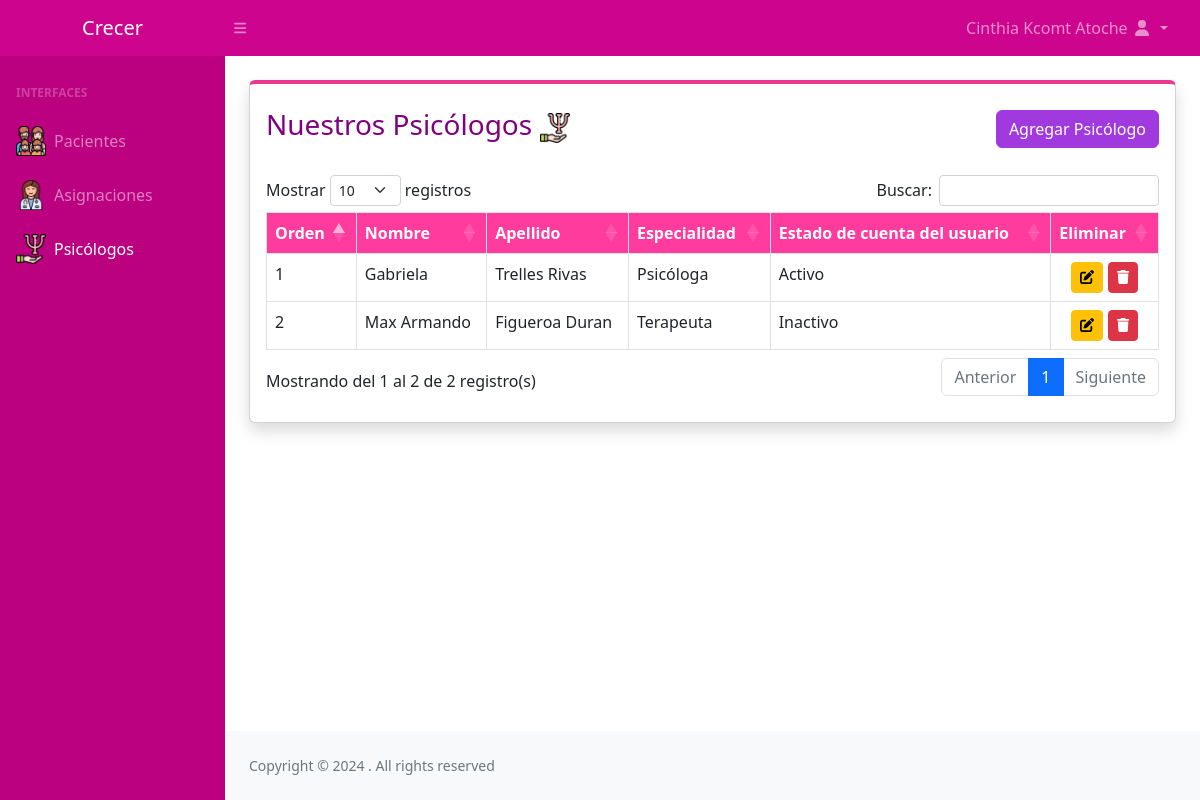
The page /Psicologos.php (signed in) on the database its author committed.
### tables this page shows
CREATE TABLE `usuario` (
  `Id` int(11) NOT NULL,
  `Usuario` varchar(30) NOT NULL,
  `Nombre` varchar(100) NOT NULL,
  `Password` varchar(120) NOT NULL,
  `Activacion` int(11) NOT NULL DEFAULT 1,
  `Id_Psicologo` int(11) DEFAULT NULL
);

CREATE TABLE `psicologos` (
  `Id` int(11) NOT NULL,
  `Nombre` varchar(50) NOT NULL,
  `Apellido` varchar(50) NOT NULL,
  `Sexo` varchar(30) NOT NULL,
  `Edad` int(11) NOT NULL,
  `Especialidad` varchar(200) NOT NULL,
  `Email` varchar(100) NOT NULL,
  `Telefono` int(11) NOT NULL,
  `Dni` int(11) NOT NULL,
  `Activo` int(11) NOT NULL DEFAULT 1,
  `Fecha_Registro` datetime NOT NULL
);

### Psicologos.php (the view, shortened to what this page needs)
<?php
$db = new Database();
$con = $db->conectar();
$sql = $con->prepare("SELECT psicologos.Id, psicologos.Nombre, psicologos.Apellido, psicologos.Especialidad, usuario.Activacion FROM psicologos INNER JOIN usuario ON psicologos.Id = usuario.Id_Psicologo");
$sql->execute();
$resultado = $sql->fetchAll(PDO::FETCH_ASSOC);
?>
<?php
include 'Header.php';
?>
<main>
    <div class="container-fluid px-4">
        <div class="card border-top-rose shadow h-100 py-2 mb-4 mt-4">
            <div class="card-body">
                <div class="d-flex justify-content-between align-items-center ">
                    <h3 class="text-purple">Nuestros Psicólogos <img src="Img/icons/Configuraciones1.png"
                            class="small-icon"></h3>
                    <a href="Registro_Psicologo.php" class="btn btn-purpura text-white">Agregar Psicólogo</a>
                </div>
                <br>
                <table id="employeeTable" class="table table-bordered">
                    <thead class="table-rose text-white">
                        <tr>
                            <th>Orden</th>
                            <th>Nombre</th>
                            <th>Apellido</th>
                            <th>Especialidad</th>
                            <th>Estado de cuenta del usuario</th>
                            <th>Eliminar</th>
                        </tr>
                    </thead>
                    <tbody>
                        <?php foreach ($resultado as $row) { ?>
                            <tr>
                                <td><?php echo $row['Id'] ?></td>
                                <td><?php echo $row['Nombre'] ?></td>
                                <td><?php echo $row['Apellido'] ?></td>
                                <td><?php echo $row['Especialidad'] ?></td>
                                <td><?php
                                if ($row['Activacion'] == 1) {
                                    echo "Activo";
                                }else {
                                    echo "Inactivo";
                                }
                                    ?></td>
                                <td class="text-center">
                                    <a href="Editar_Psicologo.php?id=<?php echo $row['Id'] ?>&token=<?php echo hash_hmac('sha1', $row['Id'], KEY_TOKEN) ?>"
                                        class="btn btn-warning btn-sm">
                                        <i class="fas fa-edit"></i>
                                    </a>
                                    <a href="#" class="btn btn-danger btn-sm" data-bs-toggle="modal"
                                        data-bs-target="#confirmDeletePsicologo" data-id="<?php echo $row['Id']; ?>">
                                        <i class="fas fa-trash"></i>
                                    </a>
                                </td>
                            </tr>
                        <?php } ?>
                    </tbody>
                </table>
            </div>
        </div>
</main>
<?php include 'Footer.php'; ?>

### Css/Index.css (style rules this page uses)
.btn-purpura { background-color: #a03adf; border-color: #a03adf; }

### rows shown on the page
usuario: Id_Psicologo.Id "1", Id_Psicologo.Nombre "Gabriela", Id_Psicologo.Apellido "Trelles Rivas", Id_Psicologo.Especialidad "Psicóloga", Activacion "Activo"
usuario: Id_Psicologo.Id "2", Id_Psicologo.Nombre "Max Armando", Id_Psicologo.Apellido "Figueroa Duran", Id_Psicologo.Especialidad "Terapeuta", Activacion "Inactivo"

### other values the page prints
$_SESSION['user_name'] "Cinthia Kcomt Atoche"
